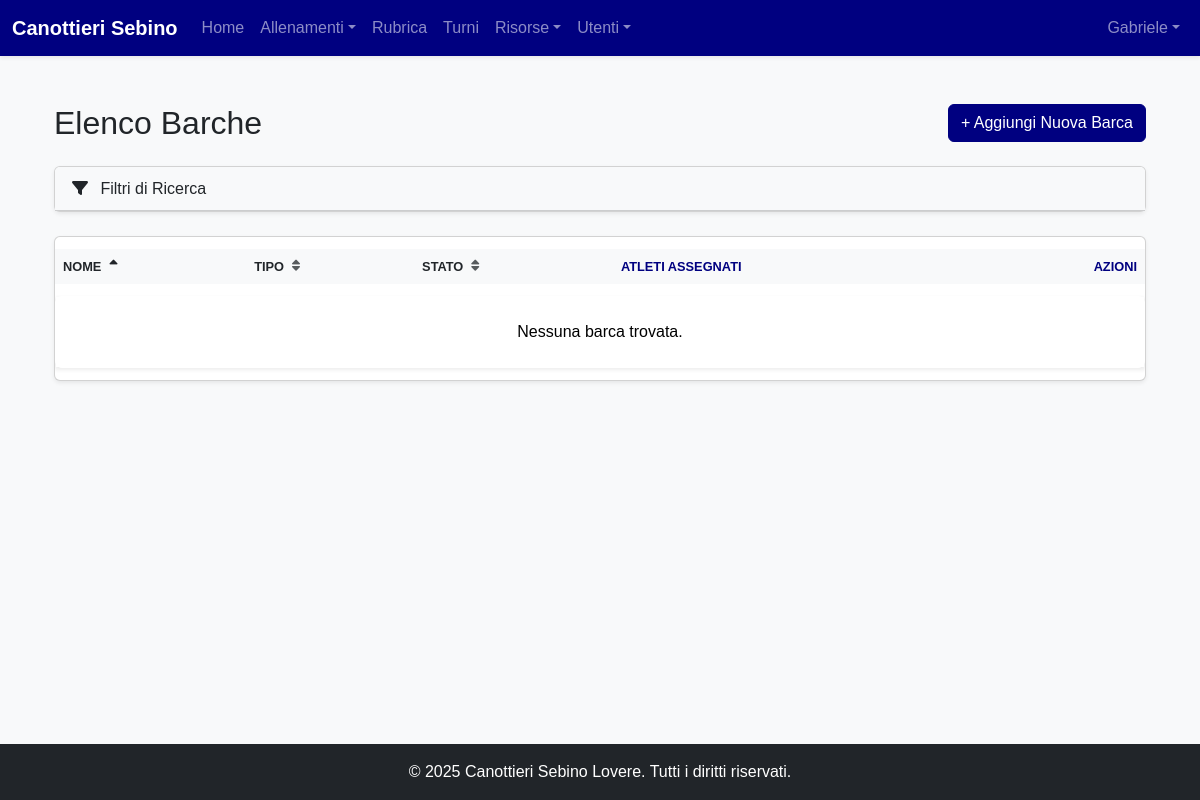
Before: /risorse/barche (signed in) with the older database file.
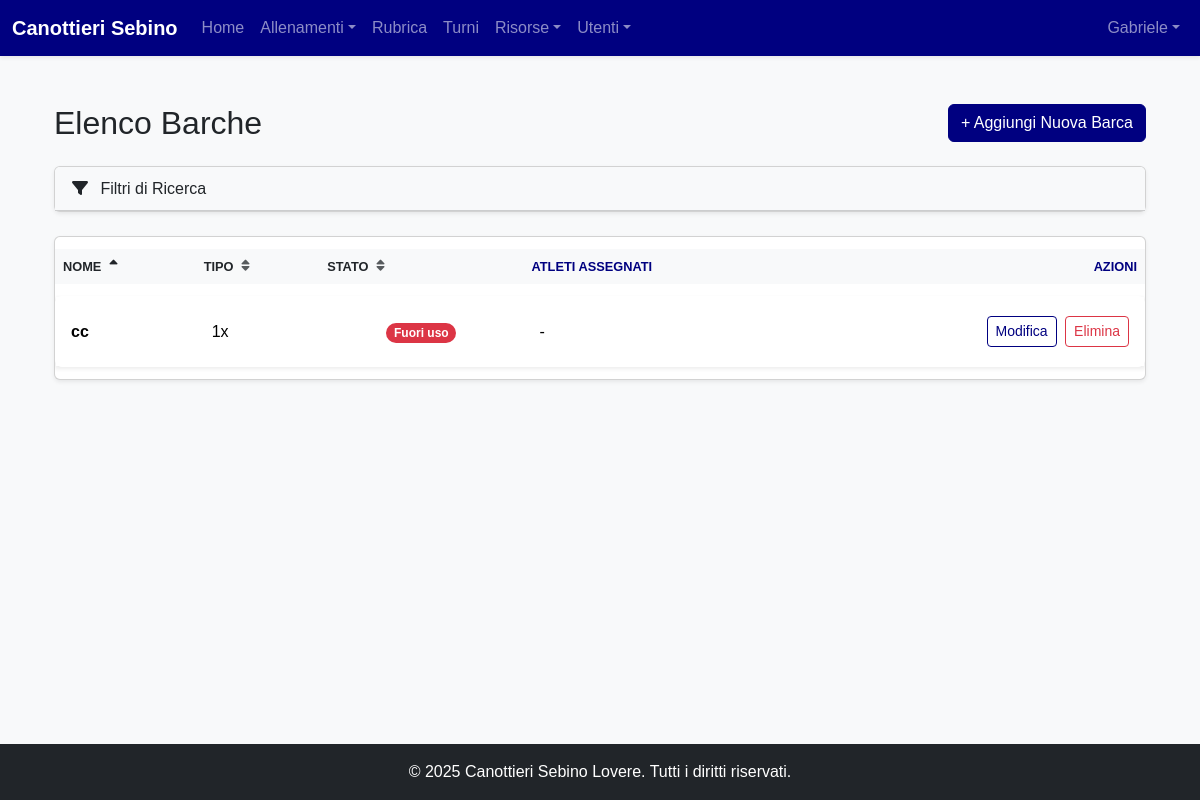
After: the same page with the newer database file.
### models.py (models this page shows, shortened)
class User(Base):
    __tablename__ = "users"
    id = Column(Integer, primary_key=True, index=True)
    username = Column(String, unique=True, index=True, nullable=False)
    hashed_password = Column(String, nullable=False)
    first_name = Column(String, nullable=False)
    last_name = Column(String, nullable=False)
    email = Column(String, unique=True, index=True)
    phone_number = Column(String)
    date_of_birth = Column(Date)
    tax_code = Column(String, unique=True)
    enrollment_year = Column(Integer)
    membership_date = Column(Date)
    certificate_expiration = Column(Date)
    address = Column(String)
    manual_category = Column(String, nullable=True)
    roles = relationship("Role", secondary=user_roles, back_populates="users")
    tags = relationship("Tag", secondary=user_tags, back_populates="users")
    barche_assegnate = relationship("Barca", secondary=barca_atleti_association, back_populates="atleti_assegnati")
    schede_pesi = relationship("SchedaPesi", back_populates="atleta")
    turni = relationship("Turno", back_populates="user")
    allenamenti_seguiti = relationship("Allenamento", secondary=allenamento_coach_association, back_populates="coaches")

class Barca(Base):
    __tablename__ = "barche"
    id = Column(Integer, primary_key=True, index=True)
    nome = Column(String, nullable=False)
    tipo = Column(String, index=True, nullable=False)
    costruttore = Column(String, nullable=True)
    anno = Column(Integer, nullable=True)
    remi_assegnati = Column(String, nullable=True)
    atleti_assegnati = relationship("User", secondary=barca_atleti_association, back_populates="barche_assegnate")
    in_manutenzione = Column(Boolean, default=False, nullable=False)
    fuori_uso = Column(Boolean, default=False, nullable=False)
    in_prestito = Column(Boolean, default=False, nullable=False)
    in_trasferta = Column(Boolean, default=False, nullable=False)
    disponibile_dal = Column(Date, nullable=True)
    lunghezza_puntapiedi = Column(Float, nullable=True)
    altezza_puntapiedi = Column(Float, nullable=True)
    apertura_totale = Column(Float, nullable=True)
    altezza_scalmo_sx = Column(Float, nullable=True)
    altezza_scalmo_dx = Column(Float, nullable=True)
    semiapertura_sx = Column(Float, nullable=True)
    semiapertura_dx = Column(Float, nullable=True)
    appruamento_appoppamento = Column(Float, nullable=True)
    gradi_attacco = Column(Float, nullable=True)
    gradi_finale = Column(Float, nullable=True)
    boccola_sx_sopra = Column(String, nullable=True)
    boccola_dx_sopra = Column(String, nullable=True)
    rondelle_sx = Column(String, nullable=True)
    rondelle_dx = Column(String, nullable=True)
    altezza_carrello = Column(Float, nullable=True)
    avanzamento_guide = Column(Float, nullable=True)

### routers/resources.py (the view)
@router.get("/barche", response_class=HTMLResponse)
async def list_barche(
    request: Request,
    db: Session = Depends(get_db),
    current_user: models.User = Depends(get_current_user),
    tipi_filter: List[str] = Query([]),
    search: str = Query(""),
    sort_by: str = Query("nome"),
    sort_dir: str = Query("asc"),
):
    query = db.query(models.Barca)
    if tipi_filter:
        query = query.filter(models.Barca.tipo.in_(tipi_filter))
    if search:
        query = query.filter(models.Barca.nome.ilike(f"%{search}%"))
    if sort_by != "status":
        sort_column = getattr(models.Barca, sort_by, models.Barca.nome)
        if sort_dir == "desc":
            query = query.order_by(sort_column.desc())
        else:
            query = query.order_by(sort_column.asc())
    barche = query.all()
    if sort_by == "status":
        barche.sort(key=lambda b: b.status[0], reverse=(sort_dir == "desc"))
    tipi_barca_result = db.query(models.Barca.tipo).distinct().order_by(models.Barca.tipo).all()
    tipi_barca = [t[0] for t in tipi_barca_result]
    return templates.TemplateResponse(
        "barche/barche_list.html",
        {
            "request": request,
            "current_user": current_user,
            "barche": barche,
            "tipi_barca": tipi_barca,
            "current_filters": {"tipi_filter": tipi_filter, "search": search},
            "sort_by": sort_by,
            "sort_dir": sort_dir,
        },
    )

### templates/barche/barche_list.html (shortened to what this page needs)
{% extends "layouts/_base.html" %}
{% block content %}
<div class="container mt-4">
    <div class="d-flex justify-content-between align-items-center mb-4 flex-wrap gap-2">
        <h1 class="h2 mb-0">Elenco Barche</h1>
        {% if current_user.is_admin or current_user.is_allenatore %}
        <a href="{{ url_for('nuova_barca_form') }}" class="btn btn-primary">+ Aggiungi Nuova Barca</a>
        {% endif %}
    </div>
    <div class="card shadow-sm mb-4">
        <div class="card-header bg-light">
            <h5 class="mb-0">
                <a class="btn btn-link text-decoration-none text-dark w-100 text-start p-0" data-bs-toggle="collapse" href="#filterCollapse" role="button" aria-expanded="false" aria-controls="filterCollapse">
                    <i class="fas fa-filter me-2"></i> Filtri di Ricerca
                </a>
            </h5>
        </div>
    </div>
    <div class="card shadow-sm">
        <div class="card-body p-0">
            <div class="table-responsive">
                <table class="table table-hover mb-0 align-middle">
                    <thead class="table-light">
                        <tr>
                            {% macro sort_link(field, text, th_class="") %}
                                {% set new_dir = 'asc' if sort_by == field and sort_dir == 'asc' else 'desc' %}
                                {% if sort_by == field and sort_dir == 'desc' %}{% set new_dir = 'asc' %}{% endif %}
                                <th scope="col" class="{{ th_class }}">
                                    <a href="{{ request.url.include_query_params(sort_by=field, sort_dir=new_dir) }}" class="text-decoration-none text-dark fw-bold d-flex align-items-center">
                                        {{ text }}
                                        {% if sort_by == field %}
                                            <i class="fas fa-sort-{{ 'up' if sort_dir == 'asc' else 'down' }} ms-2"></i>
                                        {% else %}
                                            <i class="fas fa-sort text-muted ms-2"></i>
                                        {% endif %}
                                    </a>
                                </th>
                            {% endmacro %}
                            {{ sort_link('nome', 'Nome') }}
                            {{ sort_link('tipo', 'Tipo') }}
                            {{ sort_link('status', 'Stato', 'text-center') }}
                            <th>Atleti Assegnati</th>
                            {% if current_user.is_admin or current_user.is_allenatore %}
                            <th class="text-end">Azioni</th>
                            {% endif %}
                        </tr>
                    </thead>
                    <tbody>
                        {% for barca in barche %}
                        <tr>
                            <td class="fw-bold">{{ barca.nome }}</td>
                            <td>{{ barca.tipo }}</td>
                            <td class="text-center">
                                {% set status, badge_class = barca.status %}
                                <span class="badge rounded-pill {{ badge_class }}">{{ status }}</span>
                            </td>
                            <td>{{ barca.atleti_assegnati|map(attribute='last_name')|join(', ') or '-' }}</td>
                            {% if current_user.is_admin or current_user.is_allenatore %}
                            <td class="text-end">
                                <a href="{{ url_for('modifica_barca_form', barca_id=barca.id) }}" class="btn btn-sm btn-outline-primary me-1">Modifica</a>
                                <form action="{{ url_for('elimina_barca', barca_id=barca.id) }}" method="post" class="d-inline">
                                    <button type="submit" class="btn btn-sm btn-outline-danger" onclick="return confirm('Confermi l\'eliminazione?');">Elimina</button>
                                </form>
                            </td>
                            {% endif %}
                        </tr>
                        {% else %}
                        <tr>
                            <td colspan="{{ 5 if current_user.is_admin or current_user.is_allenatore else 4 }}" class="text-center p-4">Nessuna barca trovata.</td>
                        </tr>
                        {% endfor %}
                    </tbody>
                </table>
            </div>
        </div>
    </div>
</div>
<link rel="stylesheet" href="https://cdnjs.cloudflare.com/ajax/libs/font-awesome/6.0.0-beta3/css/all.min.css">
{% endblock %}

### templates/layouts/_base.html (shortened to what this page needs)
<!doctype html>
<html lang="it" class="h-100">
<head>
    <link href="https://cdn.jsdelivr.net/npm/bootstrap@5.3.3/dist/css/bootstrap.min.css" rel="stylesheet">
    <link rel="stylesheet" href="{{ url_for('static', path='/style.css') }}">
</head>
<body class="d-flex flex-column h-100 bg-light">
<nav class="navbar navbar-expand-lg navbar-dark bg-primary shadow-sm">
    <div class="container-fluid">
        <a class="navbar-brand fw-bold" href="/dashboard">Canottieri Sebino</a>
        <div class="collapse navbar-collapse" id="navbarNav">
            {% if current_user is defined and current_user %}
            <ul class="navbar-nav me-auto mb-2 mb-lg-0">
                <li class="nav-item"><a class="nav-link" href="/dashboard">Home</a></li>
                <li class="nav-item dropdown">
                    <a class="nav-link dropdown-toggle" href="#" id="allenamentiDropdown" role="button" data-bs-toggle="dropdown">Allenamenti</a>
                </li>
                <li class="nav-item"><a class="nav-link" href="/rubrica">Rubrica</a></li>
                {% if current_user is defined and current_user and current_user.is_admin %}<li class="nav-item"><a class="nav-link" href="/turni">Turni</a></li>{% endif %}
                <li class="nav-item dropdown">
                    <a class="nav-link dropdown-toggle" href="#" id="risorseDropdown" role="button" data-bs-toggle="dropdown">Risorse</a>
                </li>
                {% if current_user is defined and current_user and current_user.is_admin %}
                <li class="nav-item dropdown">
                    <a class="nav-link dropdown-toggle" href="#" id="adminMenu" role="button" data-bs-toggle="dropdown">Utenti</a>
                </li>
                {% endif %}
            </ul>
            {% endif %}
            <ul class="navbar-nav ms-auto">
                {% if current_user is defined and current_user %}
                <li class="nav-item dropdown">
                    <a class="nav-link dropdown-toggle" href="#" id="navbarUserDropdown" role="button" data-bs-toggle="dropdown">{{ current_user.first_name or current_user.username }}</a>
                </li>
                {% else %}
                <li class="nav-item"><a class="nav-link" href="/login">Login</a></li>
                {% endif %}
            </ul>
        </div>
    </div>
</nav>
<main class="container my-4 flex-grow-1">{% block content %}{% endblock %}</main>
<footer class="text-center text-white py-3 mt-auto bg-dark"><p class="mb-0">&copy; 2025 Canottieri Sebino Lovere. Tutti i diritti riservati.</p></footer>
</body>
</html>

### static/style.css (style rules this page uses)
:root { --club-white: #ffffff; --club-light-blue: #ADD8E6; --club-navy-blue: #000080; --club-off-white-bg: #f8f9fa; --club-text-dark: #212529; --bs-primary-rgb: 0, 0, 128; }
body { font-family: Helvetica, Arial, sans-serif; color: var(--club-text-dark); background-color: var(--club-off-white-bg); }
.navbar-dark { background-color: var(--club-navy-blue) !important; }
.btn-primary { background-color: var(--club-navy-blue); border-color: var(--club-navy-blue); }
.btn-outline-primary { --bs-btn-color: var(--club-navy-blue); --bs-btn-border-color: var(--club-navy-blue); --bs-btn-hover-bg: var(--club-navy-blue); --bs-btn-hover-border-color: var(--club-navy-blue); }
a { color: var(--club-navy-blue); }
.table { border-collapse: separate; border-spacing: 0 0.75rem; }
.table thead th { border: none; color: var(--club-navy-blue); text-transform: uppercase; font-size: 0.8rem; }
.table tbody tr { background-color: var(--club-white); box-shadow: 0 0.125rem 0.25rem rgba(0,0,0,0.075); transition: transform 0.2s ease, box-shadow 0.2s ease; cursor: pointer; }
.table tbody td { border: none; padding: 1.25rem 1rem; vertical-align: middle; }
.table tbody tr td:first-child { border-top-left-radius: 0.5rem; border-bottom-left-radius: 0.5rem; }
.table tbody tr td:last-child { border-top-right-radius: 0.5rem; border-bottom-right-radius: 0.5rem; }

Changed rows visible on the page:
added Barca: nome "cc", tipo "1x", status "Fuori uso", atleti_assegnati|map "-"
Other visible differences:
text no longer shown: "Nessuna barca trovata."
